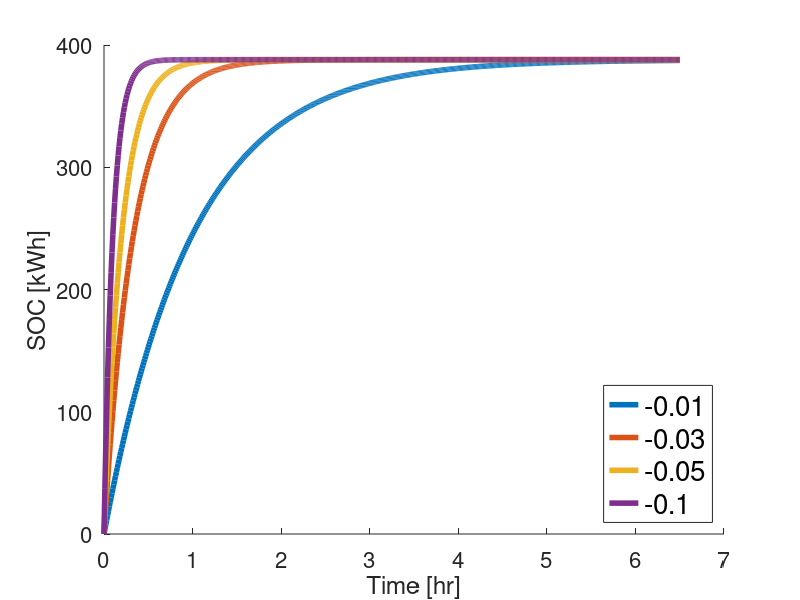

MATLAB code to generate this figure:
1;

########################################################################################################################
# FUNCTIONS
########################################################################################################################

## usage: s_next = soc (s,D)
##
##
function s_next = soc (s,a,D)
  # Parameters
  k = 388;
  abar = exp(a*D);
  bbar = abar - 1;

  # Update SOC
  s_next = abar * s - bbar * k;
endfunction

## usage: y_vec = calc_y (x_vec, a, D)
##
##
function y_vec = calc_y (x_vec, a, D)
  y_vec = zeros(1, length(x_vec));
  y_vec(1) = 0;

  for i = 2:length(x_vec)
    y_vec(i) = soc(y_vec(i-1), a, D);
  endfor
endfunction

########################################################################################################################
# SCRIPT
########################################################################################################################
D = 1
x_vec = 0:D:650;
x_vec_plot = 0:D*0.01:650*0.01;

## Configure Plot
set(0, "defaultlinelinewidth", 4);
set(0, "defaultaxesfontsize", 16); % axes labels

## 0.01
a = -0.01;
y_vec = calc_y(x_vec, a, D);

size(x_vec)
size(y_vec)

hold;

p = plot(x_vec_plot,y_vec);

## 0.03
a = -0.03;
y_vec = calc_y(x_vec, a, D);

size(x_vec_plot)
size(y_vec)

p = plot(x_vec_plot,y_vec);

## 0.05
a = -0.05;
y_vec = calc_y(x_vec, a, D);

p = plot(x_vec_plot,y_vec);

## 0.1
a = -0.1;
y_vec = calc_y(x_vec, a, D);

p = plot(x_vec_plot,y_vec);

## Legend
l = legend({"-0.01", "-0.03", "-0.05", "-0.1"});
set(l, "fontsize", 20, "location", "southeast");

xlabel ("Time [hr]");
ylabel ("SOC [kWh]");

## Output plot
print(1, "nonlinear-bat.png");

waitfor(p);
